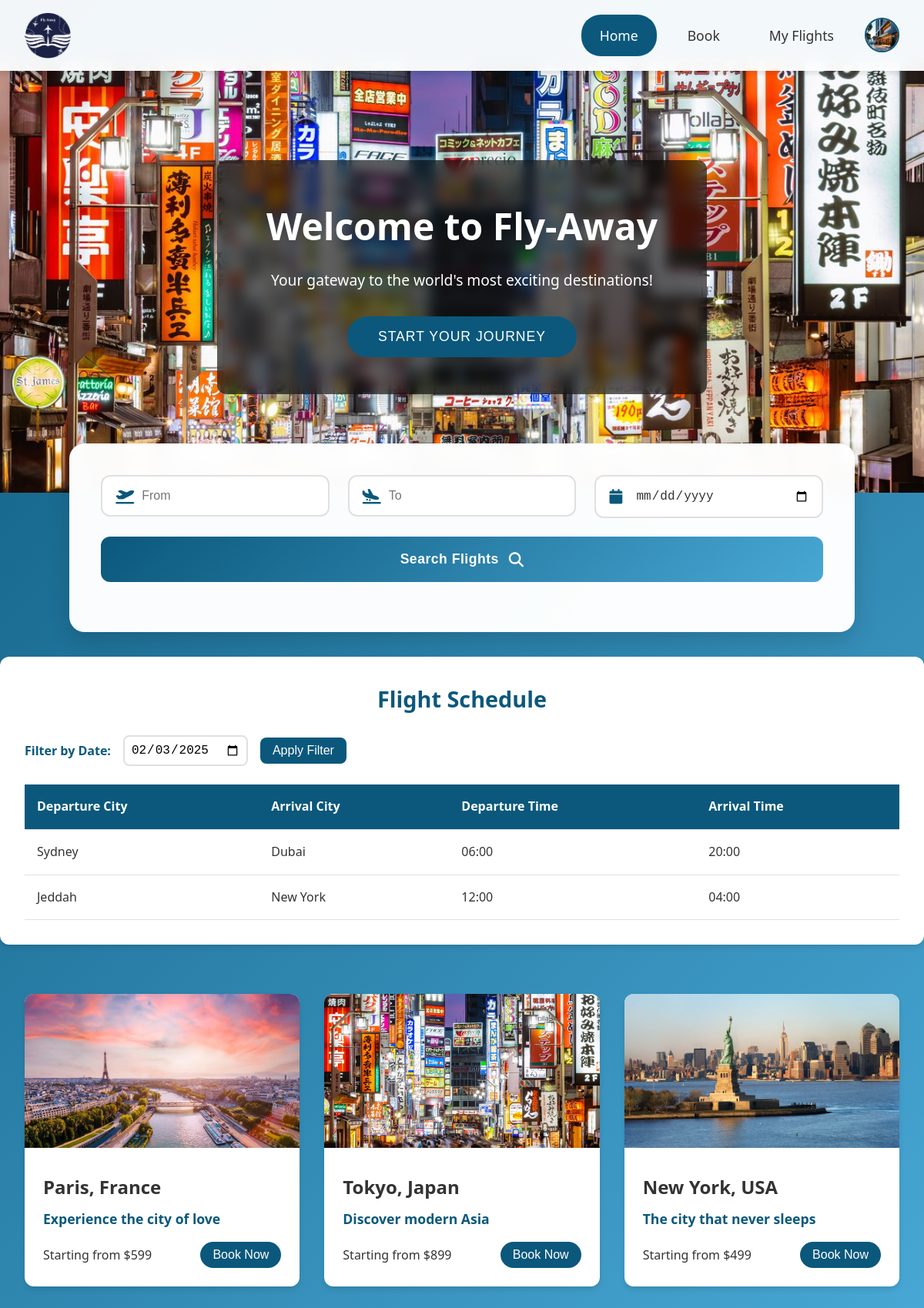
Page /HomePage.php (signed in) on the earlier database version.
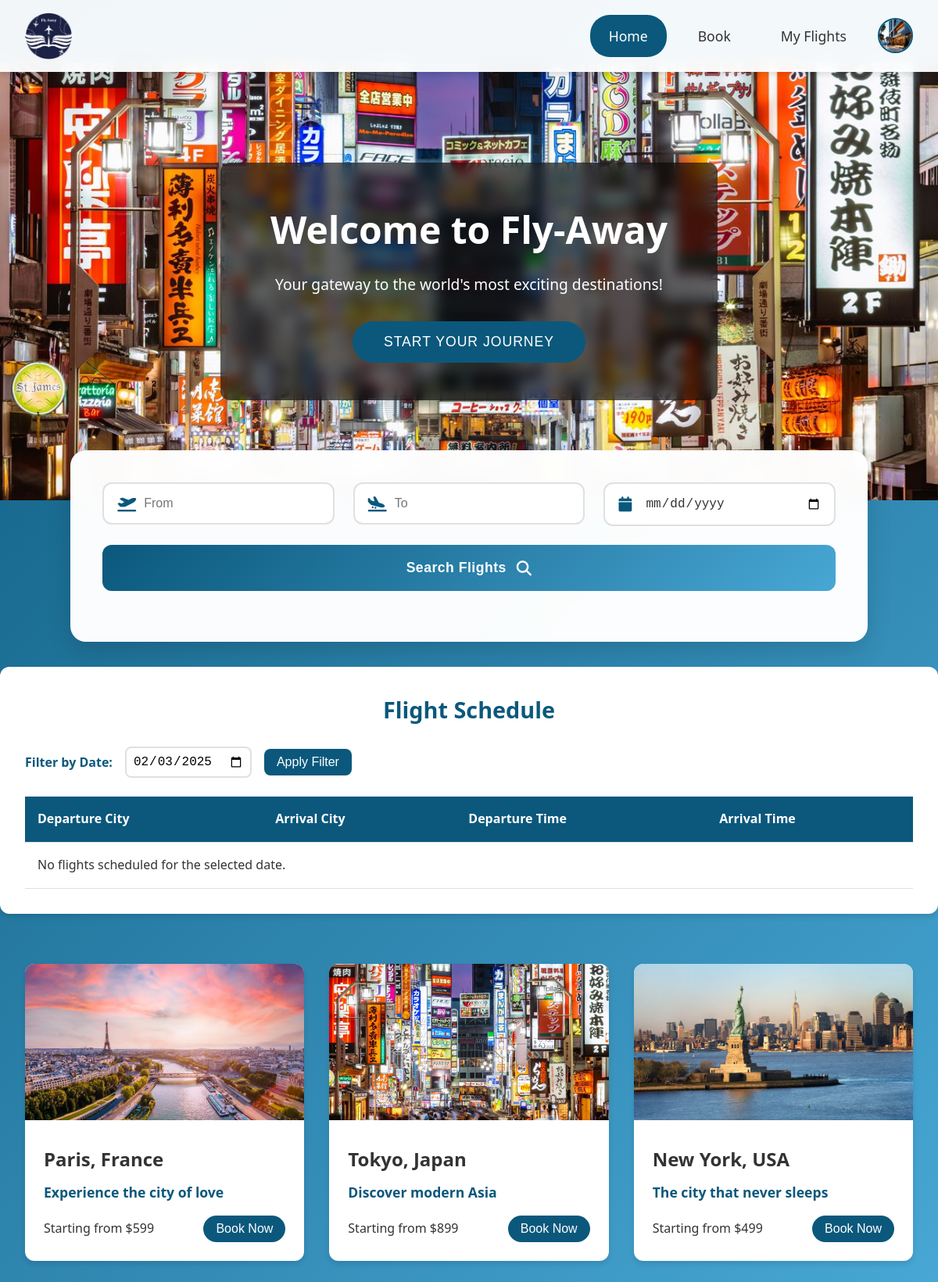
Same page on the later database version.
### tables this page shows
CREATE TABLE `users` (
  `user_id` int(11) NOT NULL,
  `username` varchar(50) NOT NULL,
  `email` varchar(100) NOT NULL,
  `password` varchar(255) NOT NULL,
  `profile_image` varchar(255) DEFAULT NULL,
  `created_at` timestamp NOT NULL DEFAULT current_timestamp(),
  `user_type` varchar(10) DEFAULT 'user'
);

CREATE TABLE `flights` (
  `flight_id` int(11) NOT NULL,
  `departure_city` varchar(100) NOT NULL,
  `arrival_city` varchar(100) NOT NULL,
  `departure_time` datetime NOT NULL,
  `arrival_time` datetime NOT NULL,
  `price` decimal(10,2) NOT NULL
);

### HomePage.php (the view, shortened to what this page needs)
<?php
$db_config = [
    'host' => 'localhost',
    'user' => 'root',
    'pass' => '',
    'name' => 'fly_away'
];
try {
    $conn = new mysqli($db_config['host'], $db_config['user'], $db_config['pass'], $db_config['name']);
    $conn->set_charset("utf8mb4");
} catch (Exception $e) {
    die("Database connection error. Please try again later.");
}
$filterDate = $_GET['filter_date'] ?? date('Y-m-d');
$flight_sql = "SELECT departure_city, arrival_city, departure_time, arrival_time
               FROM flights
               WHERE DATE(departure_time) = ?
               ORDER BY departure_time ASC";
$stmt = $conn->prepare($flight_sql);
if ($stmt) {
    $stmt->bind_param("s", $filterDate);
    $stmt->execute();
    $flight_result = $stmt->get_result();
    $dailyFlights = [];
    if ($flight_result->num_rows > 0) {
        while ($row = $flight_result->fetch_assoc()) {
            $dailyFlights[] = $row;
        }
    }
} else {
    die("Error preparing statement: " . $conn->error);
}
function e($string) {
    return htmlspecialchars($string, ENT_QUOTES, 'UTF-8');
}
$popularDestinations = [
    [
        'city' => 'Paris',
        'country' => 'France',
        'image' => 'imges/img7.jpg',
        'price' => 599,
        'description' => 'Experience the city of love'
    ],
    [
        'city' => 'Tokyo',
        'country' => 'Japan',
        'image' => 'imges/img5.jpg',
        'price' => 899,
        'description' => 'Discover modern Asia'
    ],
    [
        'city' => 'New York',
        'country' => 'USA',
        'image' => 'imges/img6.webp',
        'price' => 499,
        'description' => 'The city that never sleeps'
    ]
];
$carouselImages = [
    ['src' => 'imges/img2.jpg', 'alt' => 'Beautiful Beach'],
    ['src' => 'imges/img4.jpeg', 'alt' => 'Mountain Range'],
    ['src' => 'imges/img3.jpg', 'alt' => 'Cityscape'],
    ['src' => 'imges/img9.webp', 'alt' => 'Desert Landscape'],
    ['src' => 'imges/img8.jpg', 'alt' => 'Rainforest'],
    ['src' => 'imges/img10.webp', 'alt' => 'Mountains']
];
?>
<!DOCTYPE html>
<html lang="en">
<head>
    <link rel="stylesheet" href="https://cdnjs.cloudflare.com/ajax/libs/font-awesome/6.4.0/css/all.min.css">
</head>
<body>
    <nav class="navbar">
        <div class="navbar-content">
                <img src="imges/img.png" alt="Fly Away Logo" width="60" height="60">
            <div class="nav-links">
                <a href="#" class="active">Home</a>
                <a href="Book.php">Book</a>
                <a href="Flights.php">My Flights</a>
                <?php include 'profilePopup.php'; ?>
        </div>
    </nav>
    <main>
        <section class="hero-section">
            <div class="carousel">
                <?php foreach ($carouselImages as $index => $image): ?>
                    <img
                        src="<?= e($image['src']) ?>"
                        alt="<?= e($image['alt']) ?>"
                        <?= $index === 0 ? 'class="active"' : '' ?>
                        loading="lazy"
                        width="1200"
                        height="600"
                    >
                <?php endforeach; ?>
            </div>
            <div class="hero-text">
                <h1>Welcome to Fly-Away</h1>
                <p>Your gateway to the world's most exciting destinations!</p>
                <button type="button" onclick="location.href='Book.php'">Start Your Journey</button>
            </div>
        </section>
        <section class="quick-bar">
    <form class="search-form" action="Book.php" method="GET" onsubmit="return validateSearch(this);">
        <div class="input-group">
            <input type="text" name="departure" placeholder="From"
                   pattern="[A-Za-z\s]+" title="Please enter a valid city name">
        </div>
        <div class="input-group">
            <input type="text" name="arrival" placeholder="To"
                   pattern="[A-Za-z\s]+" title="Please enter a valid city name">
        </div>
        <div class="input-group">
            <input type="date" name="date"
                   min="<?php echo date('Y-m-d'); ?>"
                   max="<?php echo date('Y-m-d', strtotime('+1 year')); ?>">
        </div>
        <button type="submit" name="search">Search Flights <i class="fas fa-search"></i></button>
    </form>
</section>
<section class="flight-schedule">
    <h2>Flight Schedule</h2>
    <form method="GET" action="" class="date-filter">
        <label for="filter-date">Filter by Date:</label>
        <input type="date" id="filter-date" name="filter_date" value="<?= e($_GET['filter_date'] ?? date('Y-m-d')) ?>">
        <button type="submit">Apply Filter</button>
    </form>
    <table>
    <thead>
        <tr>
            <th>Departure City</th>
            <th>Arrival City</th>
            <th>Departure Time</th>
            <th>Arrival Time</th>
        </tr>
    </thead>
    <tbody>
        <?php if (!empty($dailyFlights)): ?>
            <?php foreach ($dailyFlights as $flight): ?>
                <tr>
                    <td><?= e($flight['departure_city']) ?></td>
                    <td><?= e($flight['arrival_city']) ?></td>
                    <td><?= e(date('H:i', strtotime($flight['departure_time']))) ?></td>
                    <td><?= e(date('H:i', strtotime($flight['arrival_time']))) ?></td>
                </tr>
            <?php endforeach; ?>
        <?php else: ?>
            <tr>
                <td colspan="4">No flights scheduled for the selected date.</td>
            </tr>
        <?php endif; ?>
    </tbody>
</table>
</section>
        <section class="destinations">
            <?php foreach ($popularDestinations as $destination): ?>
                <article class="destination-card">
                    <img
                        src="<?= e($destination['image']) ?>"
                        alt="<?= e($destination['city']) ?>"
                        loading="lazy"
                        width="300"
                        height="200"
                    >
                    <div class="destination-info">
                        <h3><?= e($destination['city']) ?>, <?= e($destination['country']) ?></h3>
                        <p><?= e($destination['description']) ?></p>
                        <div class="price">
                            <span>Starting from $<?= e($destination['price']) ?></span>
                            <button type="button" class="book-now"
                                    onclick="location.href='Book.php?destination=<?= e($destination['city']) ?>'">
                                Book Now
                            </button>
                        </div>
                    </div>
                </article>
            <?php endforeach; ?>
        </section>
    </main>
</body>
</html>

### profilePopup.php (shortened to what this page needs)
<?php
if (!isset($profile_image)) {
    $user_id = $_SESSION['user_id'] ?? null;
    if ($user_id && isset($conn)) {
        $profile_sql = "SELECT profile_image FROM users WHERE user_id = ?";
        $stmt = $conn->prepare($profile_sql);
        if ($stmt) {
            $stmt->bind_param("i", $user_id);
            $stmt->execute();
            $result = $stmt->get_result();
            $user = $result->fetch_assoc();
            $profile_image = !empty($user['profile_image']) ? $user['profile_image'] : 'imges/img4.jpeg';
        }
    } else {
        $profile_image = 'imges/img4.jpeg';
    }
}
?>
<div class="profile-container">
    <div class="profile-pic" onclick="toggleProfilePopup()">
        <img src="<?php echo e($profile_image); ?>" alt="Profile Picture">
    </div>
</div>

### profilePopup.php (style rules this page uses)
.profile-container { position: relative; }
.profile-pic { width: 45px; height: 45px; border-radius: 50%; overflow: hidden; border: 2px solid var(--primary-color, #0b587c); transition: transform 0.3s ease; cursor: pointer; }
.profile-pic img { width: 100%; height: 100%; object-fit: cover; }

Differences in the rows shown:
removed flights: departure_city "Sydney", arrival_city "Dubai", departure_time "06:00", arrival_time "20:00"
removed flights: departure_city "Jeddah", arrival_city "New York", departure_time "12:00", arrival_time "04:00"
Other differences:
text now shown: "No flights scheduled for the selected date."
